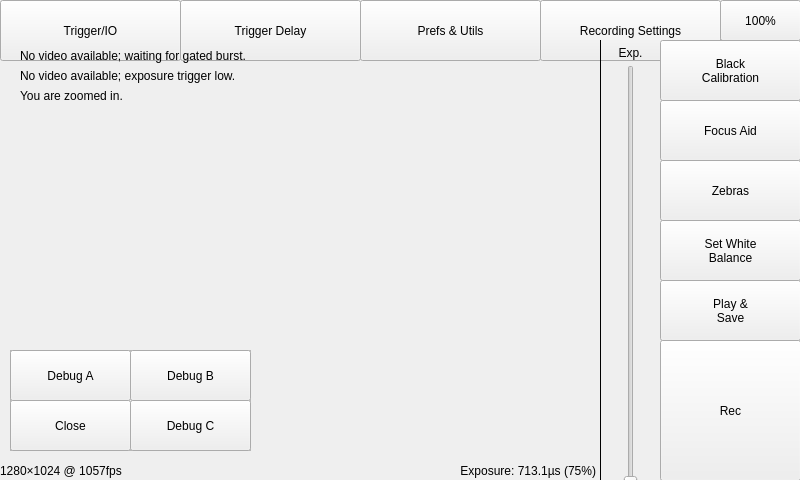
<?xml version="1.0" encoding="UTF-8"?>
<ui version="4.0">
 <class>Form</class>
 <widget class="QWidget" name="Form">
  <property name="geometry">
   <rect>
    <x>0</x>
    <y>0</y>
    <width>800</width>
    <height>480</height>
   </rect>
  </property>
  <property name="windowTitle">
   <string>Chronos Screen</string>
  </property>
  <widget class="Backdrop" name="backdrop">
   <property name="geometry">
    <rect>
     <x>0</x>
     <y>0</y>
     <width>801</width>
     <height>41</height>
    </rect>
   </property>
  </widget>
  <widget class="Backdrop" name="backdrop_2">
   <property name="geometry">
    <rect>
     <x>600</x>
     <y>40</y>
     <width>201</width>
     <height>441</height>
    </rect>
   </property>
  </widget>
  <widget class="Button" name="uiTriggerIO">
   <property name="geometry">
    <rect>
     <x>0</x>
     <y>0</y>
     <width>181</width>
     <height>61</height>
    </rect>
   </property>
   <property name="text">
    <string>Trigger/IO</string>
   </property>
   <property name="clickMarginLeft" stdset="0">
    <enum>Button::none</enum>
   </property>
   <property name="clickMarginRight" stdset="0">
    <enum>Button::none</enum>
   </property>
   <property name="clickMarginTop" stdset="0">
    <enum>Button::none</enum>
   </property>
   <property name="clickMarginBottom" stdset="0">
    <enum>Button::full</enum>
   </property>
  </widget>
  <widget class="Button" name="uiTriggerDelay">
   <property name="geometry">
    <rect>
     <x>180</x>
     <y>0</y>
     <width>181</width>
     <height>61</height>
    </rect>
   </property>
   <property name="text">
    <string>Trigger Delay</string>
   </property>
   <property name="clickMarginLeft" stdset="0">
    <enum>Button::none</enum>
   </property>
   <property name="clickMarginRight" stdset="0">
    <enum>Button::none</enum>
   </property>
   <property name="clickMarginTop" stdset="0">
    <enum>Button::none</enum>
   </property>
   <property name="clickMarginBottom" stdset="0">
    <enum>Button::full</enum>
   </property>
  </widget>
  <widget class="Button" name="uiPrefsAndUtils">
   <property name="geometry">
    <rect>
     <x>360</x>
     <y>0</y>
     <width>181</width>
     <height>61</height>
    </rect>
   </property>
   <property name="text">
    <string>Prefs &amp;&amp; Utils</string>
   </property>
   <property name="clickMarginLeft" stdset="0">
    <enum>Button::none</enum>
   </property>
   <property name="clickMarginRight" stdset="0">
    <enum>Button::none</enum>
   </property>
   <property name="clickMarginTop" stdset="0">
    <enum>Button::none</enum>
   </property>
   <property name="clickMarginBottom" stdset="0">
    <enum>Button::full</enum>
   </property>
  </widget>
  <widget class="Button" name="uiRecordingSettings">
   <property name="geometry">
    <rect>
     <x>540</x>
     <y>0</y>
     <width>181</width>
     <height>61</height>
    </rect>
   </property>
   <property name="text">
    <string>Recording Settings</string>
   </property>
   <property name="clickMarginLeft" stdset="0">
    <enum>Button::none</enum>
   </property>
   <property name="clickMarginRight" stdset="0">
    <enum>Button::none</enum>
   </property>
   <property name="clickMarginTop" stdset="0">
    <enum>Button::none</enum>
   </property>
   <property name="clickMarginBottom" stdset="0">
    <enum>Button::full</enum>
   </property>
  </widget>
  <widget class="Button" name="uiBatteryLevel">
   <property name="geometry">
    <rect>
     <x>720</x>
     <y>0</y>
     <width>81</width>
     <height>41</height>
    </rect>
   </property>
   <property name="text">
    <string>100%</string>
   </property>
   <property name="clickMarginLeft" stdset="0">
    <enum>Button::none</enum>
   </property>
   <property name="clickMarginRight" stdset="0">
    <enum>Button::none</enum>
   </property>
   <property name="clickMarginTop" stdset="0">
    <enum>Button::none</enum>
   </property>
   <property name="clickMarginBottom" stdset="0">
    <enum>Button::none</enum>
   </property>
  </widget>
  <widget class="Button" name="uiBlackCal">
   <property name="geometry">
    <rect>
     <x>660</x>
     <y>40</y>
     <width>141</width>
     <height>61</height>
    </rect>
   </property>
   <property name="text">
    <string>Black
Calibration</string>
   </property>
   <property name="clickMarginLeft" stdset="0">
    <enum>Button::none</enum>
   </property>
   <property name="clickMarginRight" stdset="0">
    <enum>Button::none</enum>
   </property>
   <property name="clickMarginTop" stdset="0">
    <enum>Button::none</enum>
   </property>
   <property name="clickMarginBottom" stdset="0">
    <enum>Button::none</enum>
   </property>
  </widget>
  <widget class="Button" name="uiFocusAid">
   <property name="geometry">
    <rect>
     <x>660</x>
     <y>100</y>
     <width>141</width>
     <height>61</height>
    </rect>
   </property>
   <property name="text">
    <string>Focus Aid</string>
   </property>
   <property name="clickMarginLeft" stdset="0">
    <enum>Button::none</enum>
   </property>
   <property name="clickMarginRight" stdset="0">
    <enum>Button::none</enum>
   </property>
   <property name="clickMarginTop" stdset="0">
    <enum>Button::none</enum>
   </property>
   <property name="clickMarginBottom" stdset="0">
    <enum>Button::none</enum>
   </property>
  </widget>
  <widget class="Button" name="uiSetZebraStripes">
   <property name="geometry">
    <rect>
     <x>660</x>
     <y>160</y>
     <width>141</width>
     <height>61</height>
    </rect>
   </property>
   <property name="text">
    <string>Zebras</string>
   </property>
   <property name="clickMarginLeft" stdset="0">
    <enum>Button::none</enum>
   </property>
   <property name="clickMarginRight" stdset="0">
    <enum>Button::none</enum>
   </property>
   <property name="clickMarginTop" stdset="0">
    <enum>Button::none</enum>
   </property>
   <property name="clickMarginBottom" stdset="0">
    <enum>Button::none</enum>
   </property>
  </widget>
  <widget class="Button" name="uiSetWhiteBalance">
   <property name="geometry">
    <rect>
     <x>660</x>
     <y>220</y>
     <width>141</width>
     <height>61</height>
    </rect>
   </property>
   <property name="text">
    <string>Set White
Balance</string>
   </property>
   <property name="clickMarginLeft" stdset="0">
    <enum>Button::none</enum>
   </property>
   <property name="clickMarginRight" stdset="0">
    <enum>Button::none</enum>
   </property>
   <property name="clickMarginTop" stdset="0">
    <enum>Button::none</enum>
   </property>
   <property name="clickMarginBottom" stdset="0">
    <enum>Button::none</enum>
   </property>
  </widget>
  <widget class="Button" name="uiPlayAndSave">
   <property name="geometry">
    <rect>
     <x>660</x>
     <y>280</y>
     <width>141</width>
     <height>61</height>
    </rect>
   </property>
   <property name="text">
    <string>Play &amp;&amp;
Save</string>
   </property>
   <property name="clickMarginLeft" stdset="0">
    <enum>Button::none</enum>
   </property>
   <property name="clickMarginRight" stdset="0">
    <enum>Button::none</enum>
   </property>
   <property name="clickMarginTop" stdset="0">
    <enum>Button::none</enum>
   </property>
   <property name="clickMarginBottom" stdset="0">
    <enum>Button::none</enum>
   </property>
  </widget>
  <widget class="Button" name="uiRecord">
   <property name="geometry">
    <rect>
     <x>660</x>
     <y>340</y>
     <width>141</width>
     <height>141</height>
    </rect>
   </property>
   <property name="text">
    <string>Rec</string>
   </property>
   <property name="clickMarginLeft" stdset="0">
    <enum>Button::none</enum>
   </property>
   <property name="clickMarginRight" stdset="0">
    <enum>Button::none</enum>
   </property>
   <property name="clickMarginTop" stdset="0">
    <enum>Button::none</enum>
   </property>
   <property name="clickMarginBottom" stdset="0">
    <enum>Button::none</enum>
   </property>
  </widget>
  <widget class="Slider" name="uiExposureSlider">
   <property name="geometry">
    <rect>
     <x>570</x>
     <y>65</y>
     <width>121</width>
     <height>425</height>
    </rect>
   </property>
  </widget>
  <widget class="Label" name="label">
   <property name="geometry">
    <rect>
     <x>600</x>
     <y>40</y>
     <width>61</width>
     <height>26</height>
    </rect>
   </property>
   <property name="text">
    <string>Exp.</string>
   </property>
   <property name="alignment">
    <set>Qt::AlignCenter</set>
   </property>
  </widget>
  <widget class="Line" name="line">
   <property name="geometry">
    <rect>
     <x>600</x>
     <y>40</y>
     <width>1</width>
     <height>441</height>
    </rect>
   </property>
   <property name="styleSheet">
    <string notr="true">    border: none;
    background: black;</string>
   </property>
   <property name="orientation">
    <enum>Qt::Vertical</enum>
   </property>
  </widget>
  <widget class="Label" name="label_2">
   <property name="geometry">
    <rect>
     <x>20</x>
     <y>40</y>
     <width>551</width>
     <height>31</height>
    </rect>
   </property>
   <property name="text">
    <string>No video available; waiting for gated burst.</string>
   </property>
  </widget>
  <widget class="Label" name="label_3">
   <property name="geometry">
    <rect>
     <x>20</x>
     <y>60</y>
     <width>551</width>
     <height>31</height>
    </rect>
   </property>
   <property name="text">
    <string>No video available; exposure trigger low.</string>
   </property>
  </widget>
  <widget class="Label" name="label_4">
   <property name="geometry">
    <rect>
     <x>20</x>
     <y>80</y>
     <width>551</width>
     <height>31</height>
    </rect>
   </property>
   <property name="text">
    <string>You are zoomed in.</string>
   </property>
  </widget>
  <widget class="Label" name="uiResolutionOverlay">
   <property name="geometry">
    <rect>
     <x>0</x>
     <y>460</y>
     <width>311</width>
     <height>21</height>
    </rect>
   </property>
   <property name="text">
    <string>1280×1024 @ 1057fps</string>
   </property>
  </widget>
  <widget class="Label" name="uiExposureOverlay">
   <property name="geometry">
    <rect>
     <x>335</x>
     <y>460</y>
     <width>261</width>
     <height>21</height>
    </rect>
   </property>
   <property name="text">
    <string>Exposure: 713.1µs (75%)</string>
   </property>
   <property name="alignment">
    <set>Qt::AlignRight|Qt::AlignTrailing|Qt::AlignVCenter</set>
   </property>
  </widget>
  <widget class="QFrame" name="uiDebugControls">
   <property name="geometry">
    <rect>
     <x>10</x>
     <y>350</y>
     <width>241</width>
     <height>101</height>
    </rect>
   </property>
   <property name="frameShape">
    <enum>QFrame::StyledPanel</enum>
   </property>
   <property name="frameShadow">
    <enum>QFrame::Raised</enum>
   </property>
   <widget class="Button" name="uiDebugA">
    <property name="geometry">
     <rect>
      <x>0</x>
      <y>0</y>
      <width>121</width>
      <height>51</height>
     </rect>
    </property>
    <property name="text">
     <string>Debug A</string>
    </property>
   </widget>
   <widget class="Button" name="uiClose">
    <property name="geometry">
     <rect>
      <x>0</x>
      <y>50</y>
      <width>121</width>
      <height>51</height>
     </rect>
    </property>
    <property name="text">
     <string>Close</string>
    </property>
   </widget>
   <widget class="Button" name="uiDebugB">
    <property name="geometry">
     <rect>
      <x>120</x>
      <y>0</y>
      <width>121</width>
      <height>51</height>
     </rect>
    </property>
    <property name="text">
     <string>Debug B</string>
    </property>
   </widget>
   <widget class="Button" name="uiDebugC">
    <property name="geometry">
     <rect>
      <x>120</x>
      <y>50</y>
      <width>121</width>
      <height>51</height>
     </rect>
    </property>
    <property name="text">
     <string>Debug C</string>
    </property>
   </widget>
  </widget>
  <zorder>backdrop_2</zorder>
  <zorder>uiExposureSlider</zorder>
  <zorder>backdrop</zorder>
  <zorder>uiTriggerIO</zorder>
  <zorder>uiTriggerDelay</zorder>
  <zorder>uiPrefsAndUtils</zorder>
  <zorder>uiRecordingSettings</zorder>
  <zorder>uiBatteryLevel</zorder>
  <zorder>uiBlackCal</zorder>
  <zorder>uiFocusAid</zorder>
  <zorder>uiSetZebraStripes</zorder>
  <zorder>uiSetWhiteBalance</zorder>
  <zorder>uiPlayAndSave</zorder>
  <zorder>uiRecord</zorder>
  <zorder>label</zorder>
  <zorder>line</zorder>
  <zorder>label_2</zorder>
  <zorder>label_3</zorder>
  <zorder>label_4</zorder>
  <zorder>uiResolutionOverlay</zorder>
  <zorder>uiExposureOverlay</zorder>
  <zorder>uiDebugControls</zorder>
 </widget>
 <customwidgets>
  <customwidget>
   <class>Backdrop</class>
   <extends>QLabel</extends>
   <header>backdrop</header>
  </customwidget>
  <customwidget>
   <class>Button</class>
   <extends>QPushButton</extends>
   <header>button</header>
  </customwidget>
  <customwidget>
   <class>Label</class>
   <extends>QLabel</extends>
   <header>label</header>
  </customwidget>
  <customwidget>
   <class>Slider</class>
   <extends>QSlider</extends>
   <header>slider</header>
  </customwidget>
 </customwidgets>
 <resources>
  <include location="../../assets.qrc"/>
 </resources>
 <connections/>
</ui>
